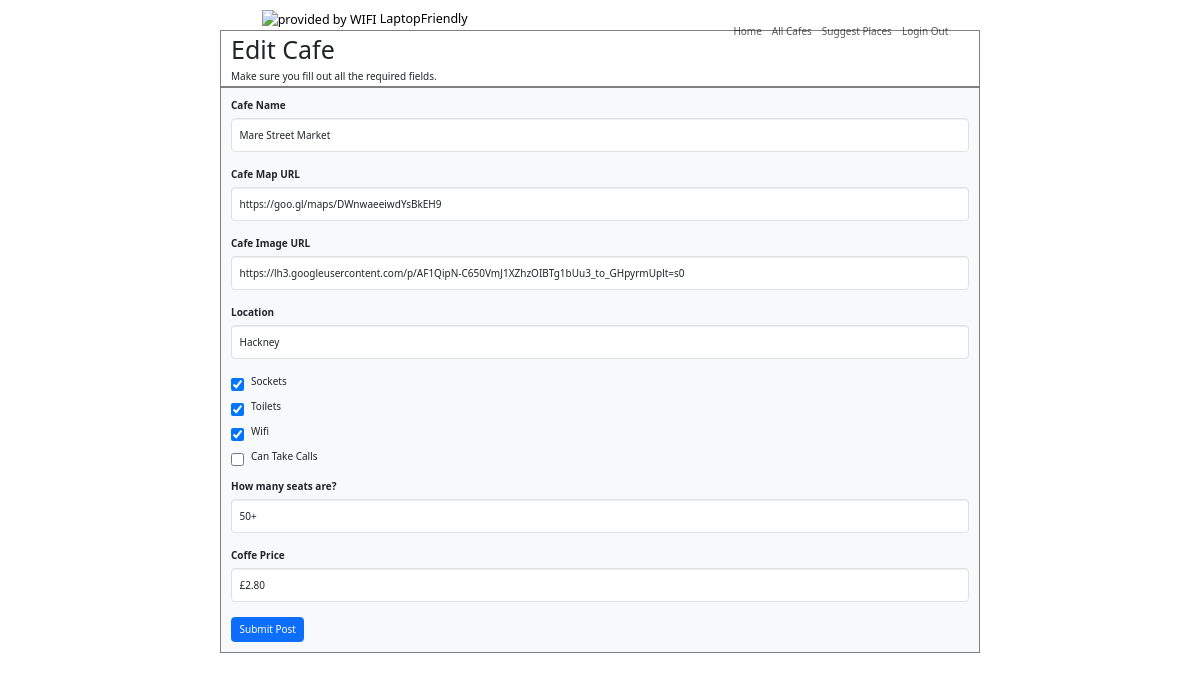
The app's page /edit_cafe/6 (signed in) with its own data.
### main.py (models this page shows, shortened)
class Cafe(db.Model):
    __tablename__ = "cafes"
    id = db.Column(db.Integer, primary_key=True)
    name = db.Column(db.String(250), unique=True, nullable=False)
    author_id = db.Column(db.Integer, db.ForeignKey("users.id"))
    author = relationship("User", back_populates="cafes")
    map_url = db.Column(db.String(500), nullable=False)
    img_url = db.Column(db.String(500), nullable=False)
    location = db.Column(db.String(250), nullable=False)
    seats = db.Column(db.String(250), nullable=False)
    has_toilet = db.Column(db.Boolean, nullable=False)
    has_wifi = db.Column(db.Boolean, nullable=False)
    has_sockets = db.Column(db.Boolean, nullable=False)
    can_take_calls = db.Column(db.Boolean, default=False, nullable=False)
    coffee_price = db.Column(db.String(250), nullable=True)
    comments = relationship("Comment", back_populates="parent_cafe")

### main.py (the view, shortened to what this page needs)
@app.route("/edit_cafe/<int:cafe_id>", methods=["GET", "POST"])
@admin_only
def edit_cafe(cafe_id):
    cafe = Cafe.query.get(cafe_id)
    edit_form = CreateCafeForm(
        name=cafe.name,
        map_url=cafe.map_url,
        img_url=cafe.img_url,
        location=cafe.location,
        seats=cafe.seats,
        has_toilet=cafe.has_toilet,
        has_wifi=cafe.has_wifi,
        has_sockets=cafe.has_sockets,
        can_take_calls=cafe.can_take_calls,
        coffee_price=cafe.coffee_price,
    )
    return render_template("add_cafe.html", form=edit_form, is_edit=True, current_user=current_user)

### forms.py
class CreateCafeForm(FlaskForm):
    name = StringField("Cafe Name", validators=[DataRequired()])
    map_url = StringField("Cafe Map URL", validators=[DataRequired(), URL()])
    img_url = StringField("Cafe Image URL", validators=[DataRequired(), URL()])
    location = StringField("Location", validators=[DataRequired()])
    has_sockets = BooleanField("Sockets")
    has_toilet = BooleanField("Toilets")
    has_wifi = BooleanField("Wifi")
    can_take_calls = BooleanField("Can Take Calls")
    seats = StringField("How many seats are?", validators=[DataRequired()])
    coffee_price = StringField("Coffe Price", validators=[DataRequired()])
    submit = SubmitField("Submit Post")

### main.py (called while the page is built)
@login_manager.user_loader
def load_user(user_id):
    return User.query.get(int(user_id))

def admin_only(f):
    @wraps(f)
    def decorated_function(*args, **kwargs):
        if current_user.id != 1:
            return abort(403)
        return f(*args, **kwargs)
    return decorated_function

### templates/add_cafe.html (shortened to what this page needs)
{% extends 'bootstrap/base.html' %}
{% import "bootstrap/wtf.html" as wtf %}
{% block content %}
{% include "header.html" %}
<div class="col my-5">
<body>
  <header class="masthead" >
    <div class="container">
      <div class="row">
        <div class="col-lg-8 col-md-10 mx-auto px-3 py-1" style="border: 1px solid grey; background-image: url('https://images.unsplash.com/photo-1484100356142-db6ab6244067?ixlib=rb-1.2.1&ixid=eyJhcHBfaWQiOjEyMDd9&auto=format&fit=crop&w=800&q=80')">
          <div class="page-heading">
            <h1>
              {% if is_edit: %}
              Edit Cafe
              {% else %}
              Add new cafe
              {% endif %}
            </h1>
            <span class="subheading">Make sure you fill out all the required fields.</span>
          </div>
        </div>
      </div>
    </div>
  </header>
  <div class="container">
    <div class="row">
      <div class="col-lg-8 col-md-10 mx-auto content bg-light px-3 py-3" style="border: 1px solid grey">
        {{ wtf.quick_form(form, novalidate=True, button_map={"submit": "primary"}) }}
      </div>
    </div>
  </div>
</body>
</div>
{% endblock %}

### records on screen
Cafe: name "Mare Street Market", map_url "https://goo.gl/maps/DWnwaeeiwdYsBkEH9", img_url "https://lh3.googleusercontent.com/p/AF1QipN-C650VmJ1XZhzOIBTg1bUu3_to_GHpyrmUplt=s0", location "Hackney", has_sockets "☑", has_toilet "☑", has_wifi "☑", seats "50+", coffee_price "£2.80"
